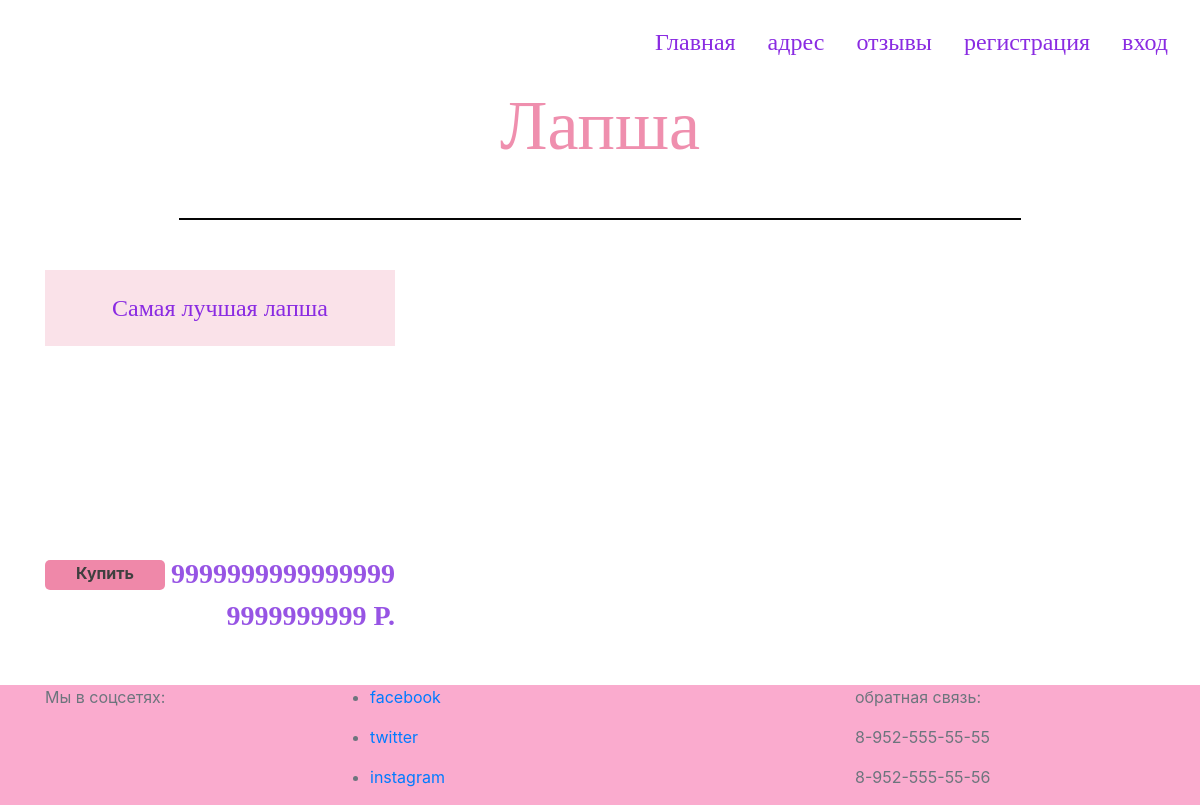
The page /tovars.php?id=5 on the database its author committed.
### tables this page shows
CREATE TABLE `category` (
  `id_category` int(11) NOT NULL,
  `name_category` text NOT NULL,
  `photo_category` text NOT NULL
);

CREATE TABLE `tovars` (
  `id` int(11) NOT NULL,
  `id_category` int(11) NOT NULL,
  `name` text NOT NULL,
  `price` text NOT NULL,
  `photo` text NOT NULL
);

### tovars.php (the view, shortened to what this page needs)
<?php
include_once "connect.php";
include_once "header.php";
?>
<main>
	<?php
	$id_category = $_GET['id'];
	$result = $link->query("SELECT * FROM `category` WHERE `id_category` = '$id_category'");
	$row = mysqli_fetch_assoc($result);
	?>
	<h1 class="mb-5"><?= $row['name_category']; ?></h1>
	<hr class="liner">
	<div class="container">
		<div class="row">
			<?php
			$result_tovar = $link->query("SELECT * FROM `tovars` WHERE `id_category` = '$id_category'");
			while ($row_tovar = mysqli_fetch_assoc($result_tovar)) {
				?>
				<div class="col-md-4 mb-5">
					<div class="card border-0 bg-transparent">
					  <div class="card-body" style="background-color: #fae2e9;">
					    <div class="stas text-center"><?= $row_tovar['name']; ?></div>
					  </div>
					  <div class="card-img-top card-custom"
					  style="background-image: url('/images/<?= $row_tovar['photo']; ?>');"></div>
					  <div>
					  	<form action="" method="POST">
                            <input type="submit" class="button_custom_add" name="price" value="Купить">
					  	</form>
					  	<div class="price"><?= $row_tovar['price'] ?> P.</div>
					  </div>
					</div>
				</div>
				<?php
			}
			?>
		</div>
	</div>
</main>
<?php
include_once "footer.php";
?>

### style.css (style rules this page uses)
body { background-color: transparent; }
html { background: url('images/фон.jpg') no-repeat center center fixed; -webkit-background-size: cover; -moz-background-size: cover; -o-background-size: cover; background-size: cover; }
.stas { text-decoration: none; font-family: "Monotype Corsiva", cursive; color: #8A2BE2; font-size: 24px; }
.liner { margin-top: 50px; margin-bottom: 50px; border: 1.5px solid #050505; width: 70%; }
h1 { font-size: 70px; text-align: center; margin-bottom: 22px; color: #ec7ba0d9; font-family: none; }
.card-custom { height: 200px; background-size: cover; }
.button_custom_add { border-radius: 5px; background: #ef88a9; border: none; margin-top: 14px; width: 120px; padding: 1px 0px 5px 0px; font-weight: bold; color: #3f3f3f; float: left; }
.price { font-family: "Monotype Corsiva", cursive; color: #9754e4; font-size: 28px; text-align: right; margin-top: 7px; font-weight: bold; }

### rows shown on the page
category: name_category "Лапша"
tovars: name "Самая лучшая лапша", price "99999999999999999999999999"
